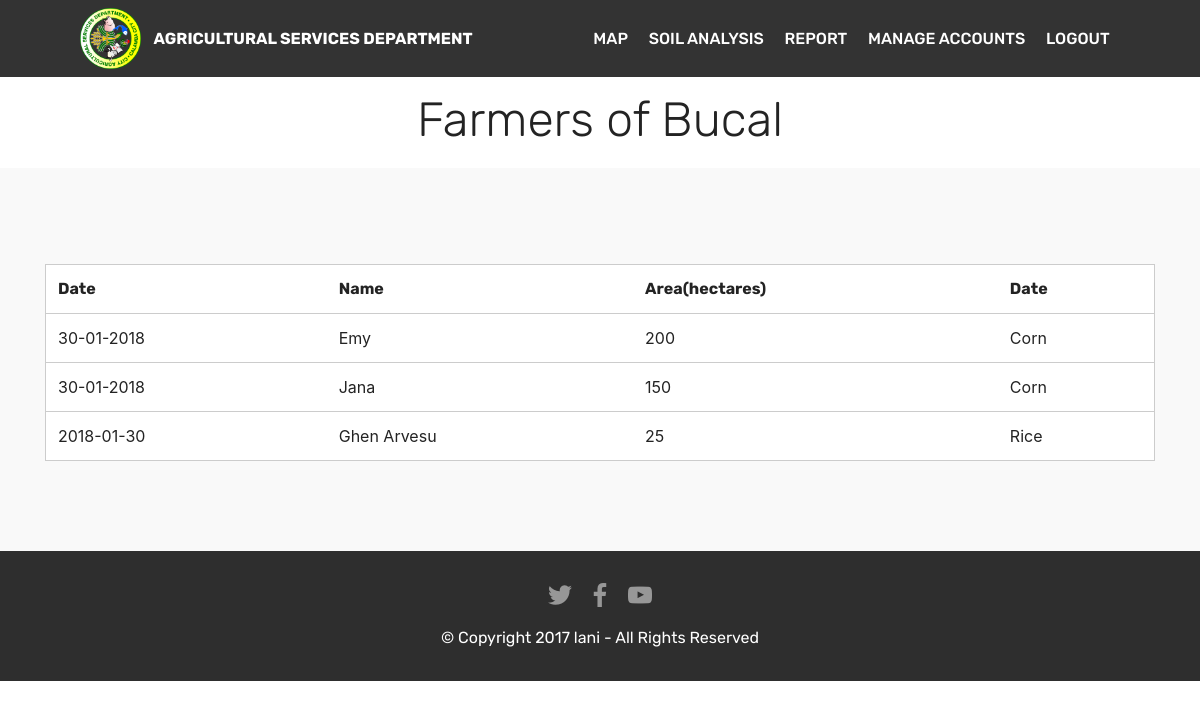
/bucalfarmers.php, run on the app's committed database.
### tables this page shows
CREATE TABLE `tblfarmer` (
  `ID` int(11) NOT NULL,
  `dateee` varchar(20) NOT NULL,
  `name` varchar(100) NOT NULL,
  `brgy` varchar(50) NOT NULL,
  `area` int(11) NOT NULL,
  `crop` varchar(20) NOT NULL
);

### bucalfarmers.php (the view, shortened to what this page needs)
<?php
include('mainnav.php');
 ?>
<div class="container">
        <div class="media-container-row">
            <div class="title col-12 col-md-8">
                <h2 class="align-center pb-3 mbr-fonts-style display-2"><br><br>Farmers of Bucal
                </h2>
            </div>
        </div>
    </div>
<?php
$servername = "localhost";
$username = "root";
$password = "";
$dbname = "db_ccasd";
$conn = new mysqli($servername, $username, $password, $dbname);
$sql = "SELECT dateee, name, area, crop FROM tblfarmer WHERE brgy = 'Bucal'";
$result = $conn->query($sql);
if ($result->num_rows > 0) {
  echo '<section class="section-table cid-qx39np6mRN" id="table1-b" data-rv-view="146">
    <div class="container container-table">
          <div class="table-wrapper">
          <div class="container scroll">
            <table class="table isSearch" cellspacing="0">
              <thead>
                <tr class="table-heads ">
                <th class="head-item mbr-fonts-style display-7">Date</th>
                <th class="head-item mbr-fonts-style display-7">Name</th>
                <th class="head-item mbr-fonts-style display-7">Area(hectares)</th>
                <th class="head-item mbr-fonts-style display-7">Date</th></tr>
              </thead>';
    while($row = $result->fetch_assoc()) {
        echo "<tr><td >" . $row["dateee"]. "</td><td>" . $row["name"]. "</td><td> " . $row["area"]. "</td><td> " . $row["crop"]. "</td></tr>";
    }
    echo "</table>";
} else {
    echo "0 results";
}
?>
</body>
</html>
<?php
include('footer.php');
 ?>

### assets/theme/css/style.css (style rules this page uses)
section { background-color: #eeeeee; }
section, .container, .container-fluid { position: relative; word-wrap: break-word; }
body { color: #232323; }
h1, h2, h3, h4, h5, h6, .h1, .h2, .h3, .h4, .h5, .h6, .display-1, .display-2, .display-3, .display-4 { line-height: 1; word-break: break-word; word-wrap: break-word; }
body { position: relative; }
section { background-position: 50% 50%; background-repeat: no-repeat; background-size: cover; }
.align-center { text-align: center; }
.media-container-row { display: -ms-flexbox; display: -webkit-flex; display: flex; -webkit-flex-direction: row; -ms-flex-direction: row; flex-direction: row; -webkit-flex-wrap: wrap; -ms-flex-wrap: wrap; flex-wrap: wrap; -webkit-justify-content: center; -ms-flex-pack: center; justify-content: center; -webkit-align-content: center; -ms-flex-line-pack: center; align-content: center; -webkit-align-items: start; -ms-flex-align: start; align-items: start; }
@media (min-width: 992px) { .media-container-row { -webkit-flex-wrap: nowrap; -ms-flex-wrap: nowrap; flex-wrap: nowrap; } }

### assets/mobirise/css/mbr-additional.css (style rules this page uses)
body { font-style: normal; line-height: 1.5; }
.display-2 { font-family: 'Rubik', sans-serif; font-size: 3rem; }
.display-7 { font-family: 'Rubik', sans-serif; font-size: 1rem; }
html, body { height: auto; min-height: 100vh; }
.cid-qx39np6mRN { padding-top: 90px; padding-bottom: 90px; background-color: #f9f9f9; }
.cid-qx39np6mRN .container-table { margin: 0 auto; }
.cid-qx39np6mRN .scroll { overflow-x: auto; padding: 0; }
.cid-qx39np6mRN table { width: 100% !important; margin-top: 6px; border: 1px solid #cccccc; margin-bottom: 0; }
.cid-qx39np6mRN table th { border-top: none; transition: all .2s; border-bottom: none; }
.cid-qx39np6mRN table td { border-top: 1px solid #cccccc; }
.cid-qx39np6mRN table.table { background: #ffffff; }

### data on the page
tblfarmer: dateee "30-01-2018", name "Emy", area "200", crop "Corn"
tblfarmer: dateee "30-01-2018", name "Jana", area "150", crop "Corn"
tblfarmer: dateee "2018-01-30", name "Ghen Arvesu", area "25", crop "Rice"
